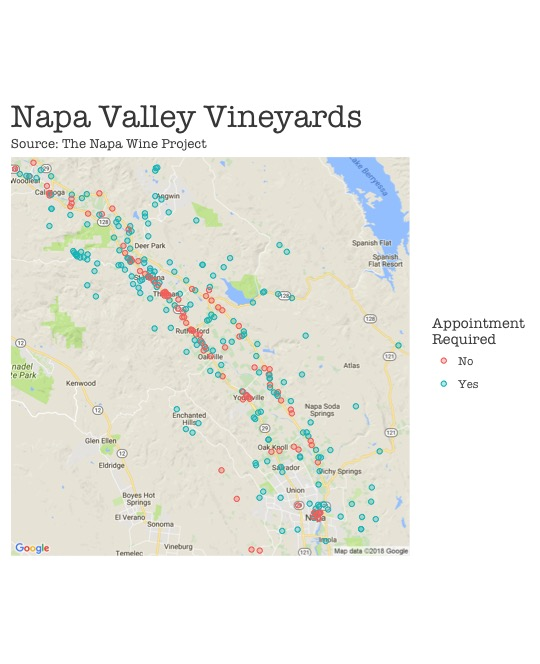

Write the R code that produced this figure.
library(data.table)
library(gdata)
library(ggmap)

# download data here: http://www.napawineproject.com/project-notes/
filepath <- '[FILL THIS IN]'
vineyards <- read.xls(filepath, pattern = "Winery")

# inspect
str(vineyards)

# remove unnecessary columns
vineyards <- vineyards[, 1:8]
# inspect
str(vineyards)

# remove unnecessary rows
vineyards <- vineyards[1:1160, ]
str(vineyards)

# only need name, address, city, apps 
vineyards <- vineyards[, c(1:3,7)]
str(vineyards)

# remove private vineyards, which don't offer tastings, from list
vineyards <- vineyards %>%
  filter(App != "Private")
str(vineyards)

# remove vineyards that don't have addresses
vineyards <- vineyards %>%
  filter(Address != "")
str(vineyards)

# remove vineyards whose listed address is a PO box
vineyards <- vineyards[!grepl("P.O. Box", vineyards$Address),]


# create character vector of addresses
addresses <- with(vineyards, paste(Address, City, "CA", sep = ", "))
str(addresses)

# correct erroneous chr symbol
addresses[60] <- "5330 Silverado Trail, Napa, CA"
# confirm error has been fixed
a <- tbl_df(addresses) 
a

# geocode addresses
geocodes <- geocode(addresses)
str(geocodes)

# merge dataframes 
geocoded_vineyards <- cbind(geocodes, vineyards$App)
colnames(geocoded_vineyards) <- c("lon", "lat", "App")
geocoded_vineyards

# remove non yes/nos in Appointment column
geocoded_vineyards <- geocoded_vineyards %>%
  filter(App != "") %>%
  filter(App != "App") %>%
  filter(App != "N/Y") %>% 
  filter(App != "No/Yes")
geocoded_vineyards
str(geocoded_vineyards)

# get map of california
map.ca <- get_map(location = "Oakville, California", zoom = 11, maptype = "roadmap", source = "google")

# plot map 
basemap <- ggmap(map.ca)

basemap +
  geom_point(data = geocoded_vineyards,
           aes(x = lon, y = lat, color = App), alpha = .3) +
  geom_point(data = geocoded_vineyards, 
             aes(x = lon, y = lat, color = App), shape = 1) +
  labs(x = NULL, y = NULL) +
  labs(colour="Appointment\nRequired") + 
  labs(title = "Napa Valley Vineyards", subtitle = "Source: The Napa Wine Project") +
  theme(text = element_text(color = "#464646", family = "American Typewriter")) +
  theme(axis.text = element_blank()) + # remove axis labels
  theme(axis.ticks = element_blank()) + # remove axis tick marks 
  theme(plot.title = element_text(size = 24)) +
  theme(plot.subtitle = element_text(size = 10)) +
  theme(legend.key = element_rect(fill = "white")) # white background for key
